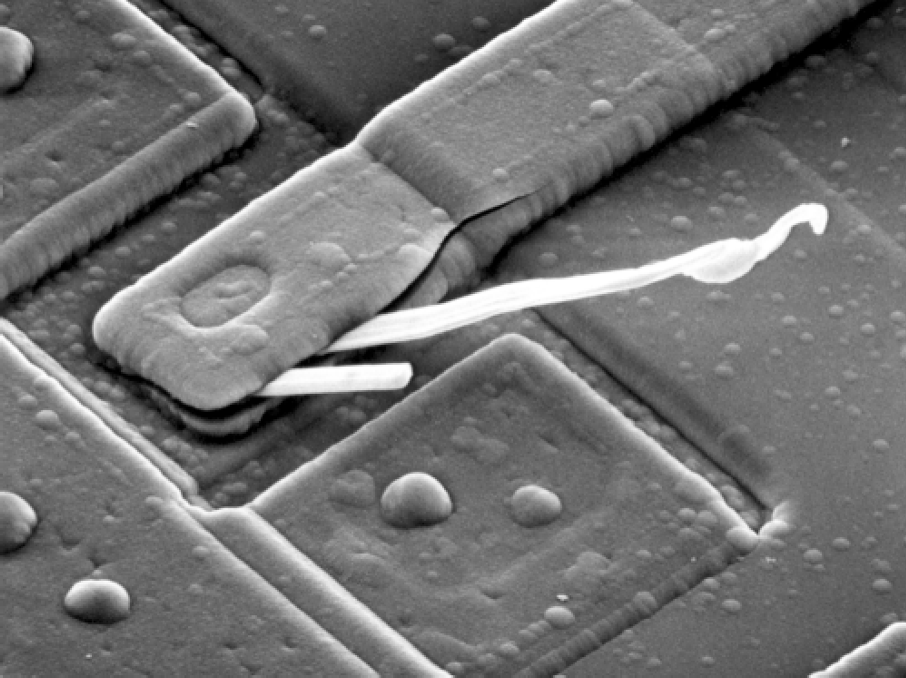
#> input picture Fig01.tif, 906 x 678 px
$ python 'Task_2 - FilterInFrequency.py'
#> lines starting #> are read from the running program, lines starting #| are printed output that depends on the picture; after the words box and inside, x2 and y2 are one past the last pixel; in counts of white or black regions, pixels touching at a corner belong together
import numpy as np, cv2 as cv

def Normalize(img):
    img_1=np.array(img,dtype=np.uint8)
    r,c = np.shape(img)
    img_min = np.min(img)
    img_max = np.max(img)
    #To normalize image
    for i in range(r):
        for j in range(c):
            img_1[i,j] = 255*((img[i,j] - img_min)/(img_max-img_min))
    return img_1

def FourierTransform(img):

    #img = cv.resize(img, (128,128))

    img = 20*np.log(np.abs(np.fft.fftshift(np.fft.fft2(img))))
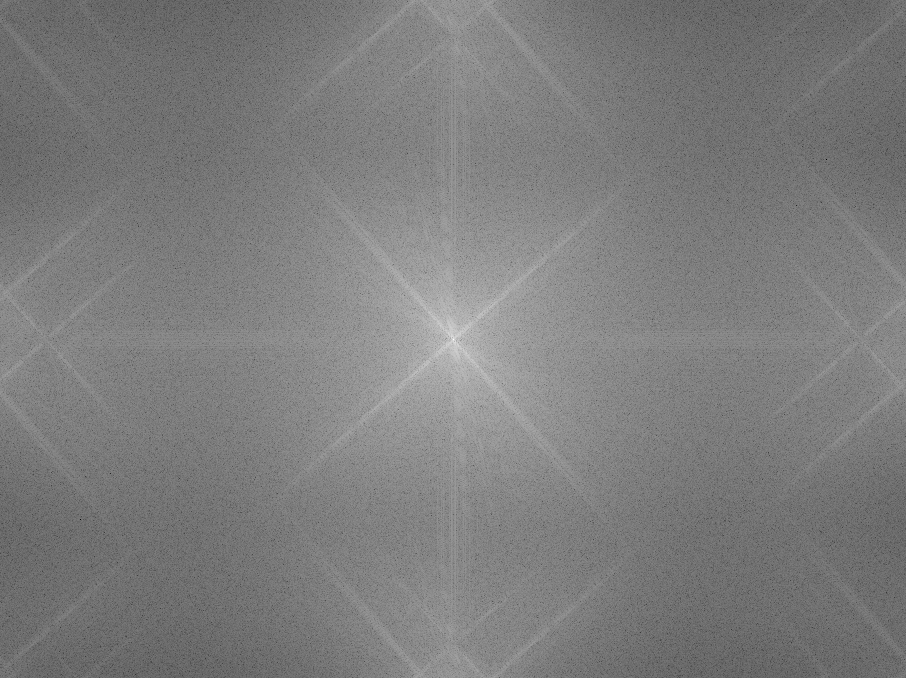
#> img: shape (678, 906) float64; min -59.96, max 361, mean 146.9; drawn with min black and max white

    return img

def InverseFourierTransform(img):

    img = 20*np.log(np.abs(np.fft.ifftshift(np.fft.ifft2(img))))
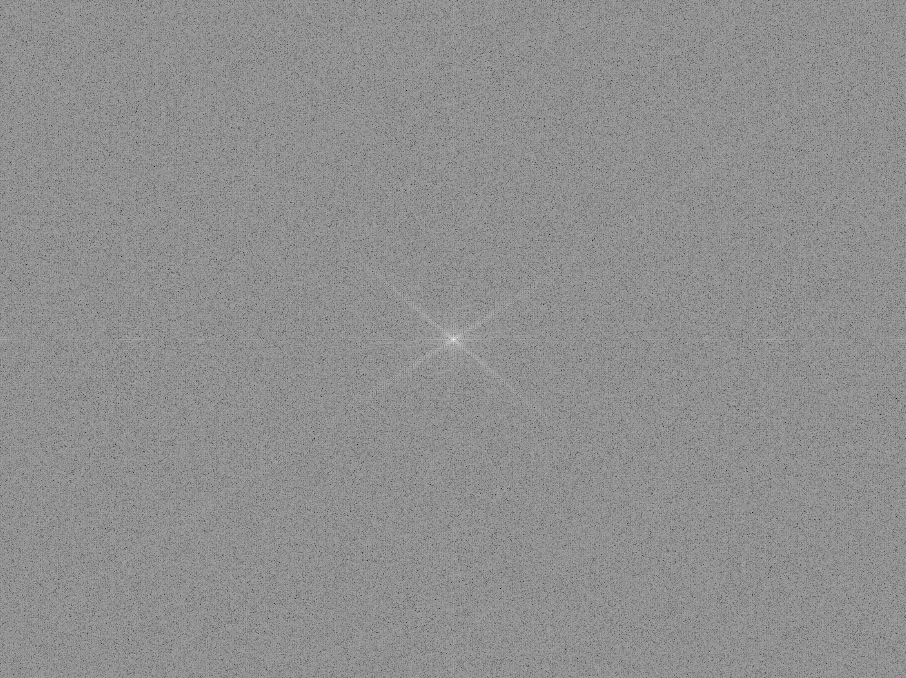
#> img: shape (678, 906) float64; min -349, max 99.8, mean -96; drawn with min black and max white

    return img


def FilterInFrequencyDomain(img):
    r,c=np.shape(img)
    distance_map = np.zeros((r,c))

    middle_pixel_x = np.floor(r/2)
    middle_pixel_y = np.floor(c/2)

    for i in range(r):
        for j in range(c):
            distance_map[i,j] = np.sqrt(pow((i - middle_pixel_x),2) + pow((j - middle_pixel_y),2))

    Threshold = 100

    distance_map [distance_map <= Threshold] = 1
    distance_map [distance_map > Threshold] = 0

    dot_product = np.dot(img, distance_map)

    DFT = FourierTransform(dot_product)

    return

img = np.array(cv.imread('Fig01.tif',0), dtype = np.double)
DFT = FourierTransform(img)
img_1 = InverseFourierTransform(DFT)

cv.imshow('DFT',DFT)
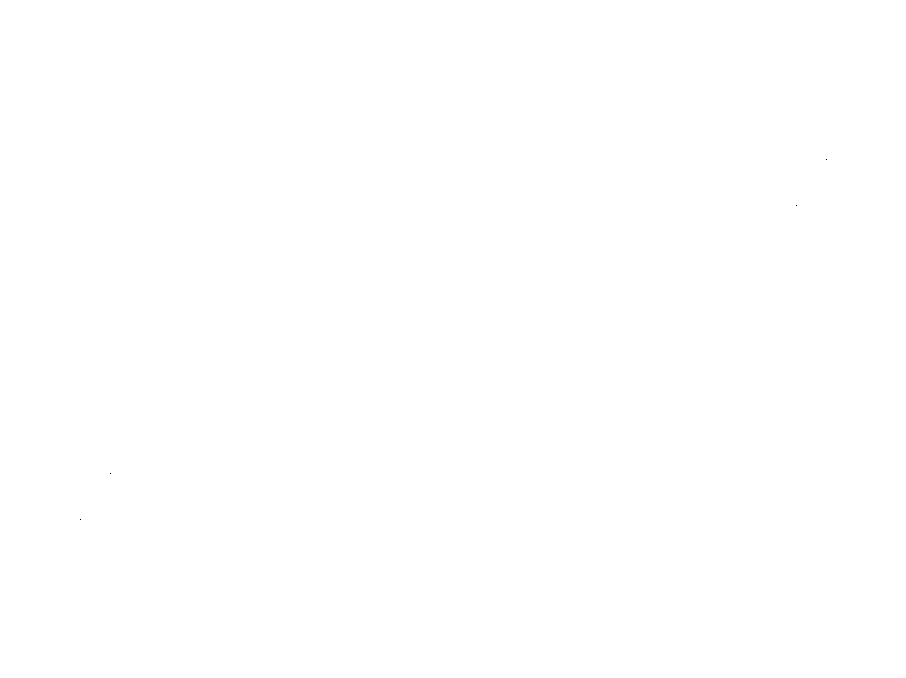
#> window 'DFT': shape (678, 906); 100% white; black in thin lines or dots, all inside (x1, y1, x2, y2) = (80, 159, 827, 520)
cv.imshow('Inverse DFT', img_1)
cv.waitKey(10000)
cv.destroyAllWindows()
cv.imwrite('Inverse DFT.png',img_1)
cv.imwrite('DFT.png',DFT)
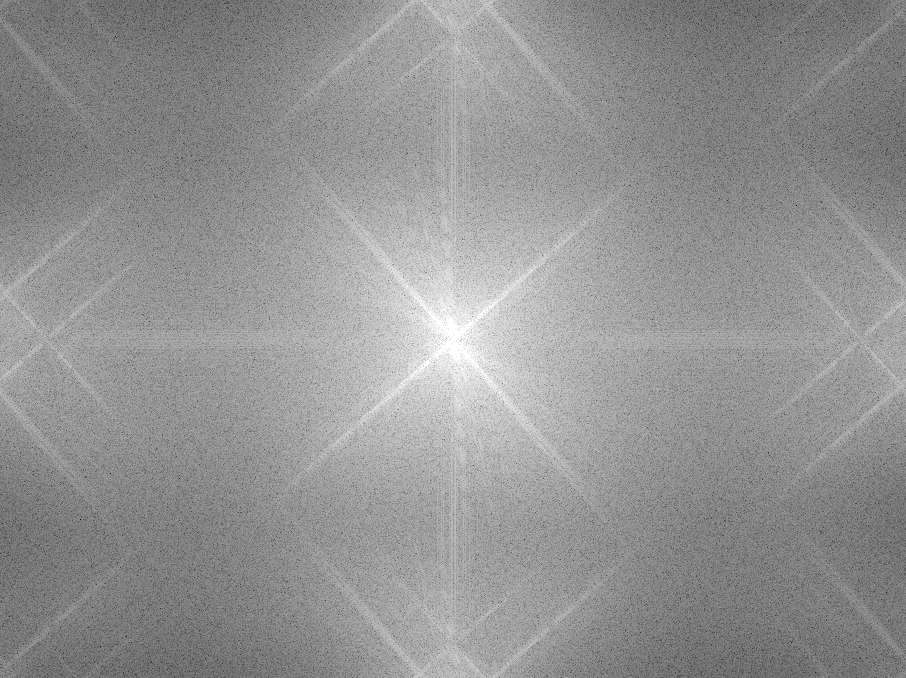
#> saved as DFT.png: shape (678, 906); min 0, max 255, mean 146.9

$ run again, with Fig02.tif copied over Fig01.tif
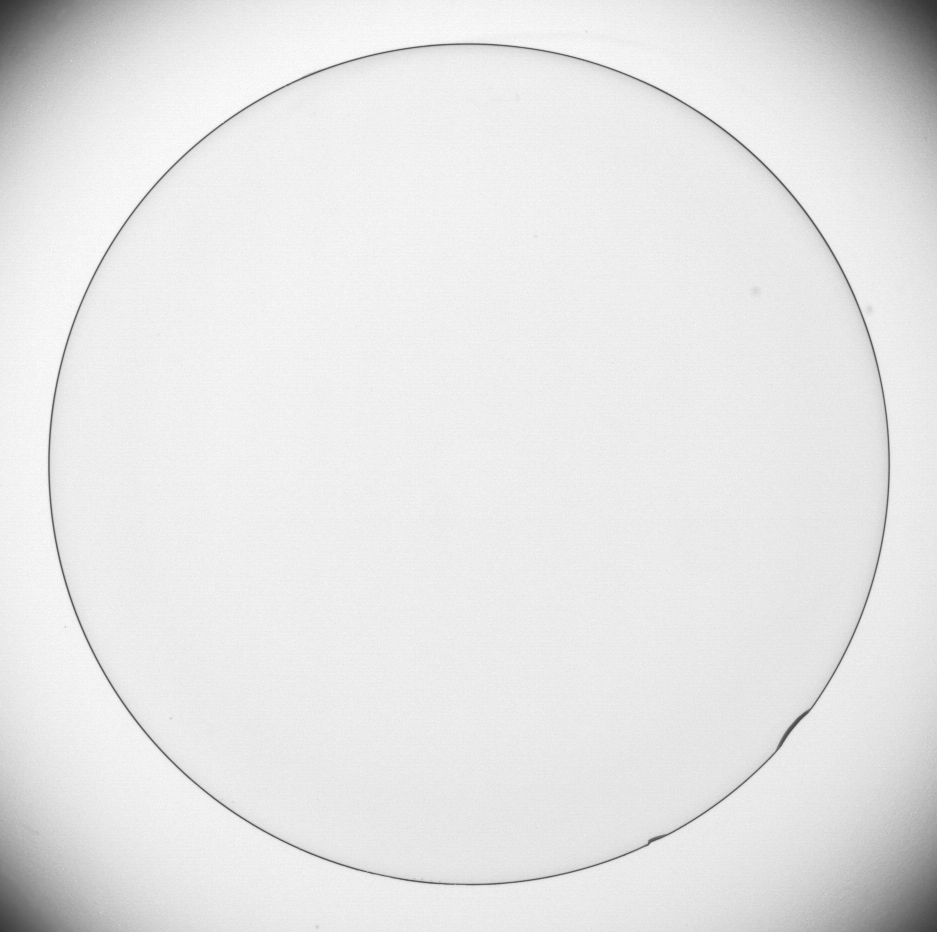
#> input picture Fig02.tif, 937 x 932 px
#> `cv.imshow('Inverse DFT', img_1)`:
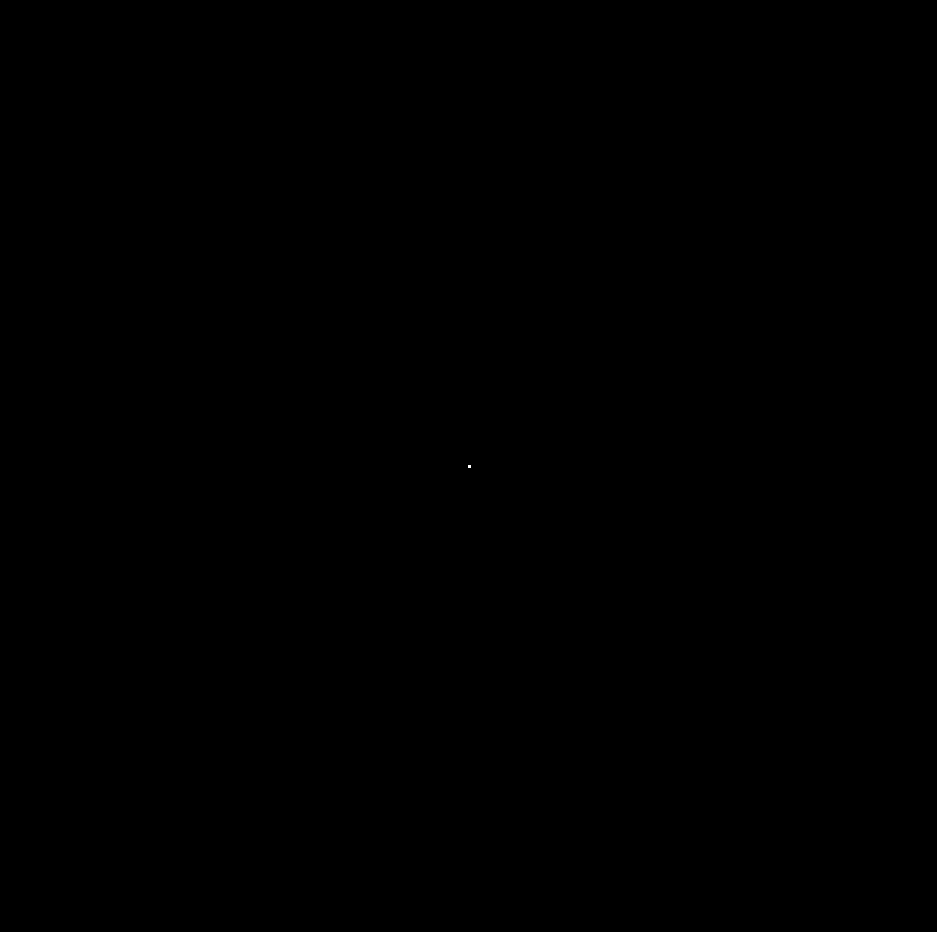
#> window 'Inverse DFT': shape (932, 937); 0% white in thin lines or dots, all inside (x1, y1, x2, y2) = (468, 465, 471, 468)
#> `cv.imwrite('DFT.png',DFT)`:
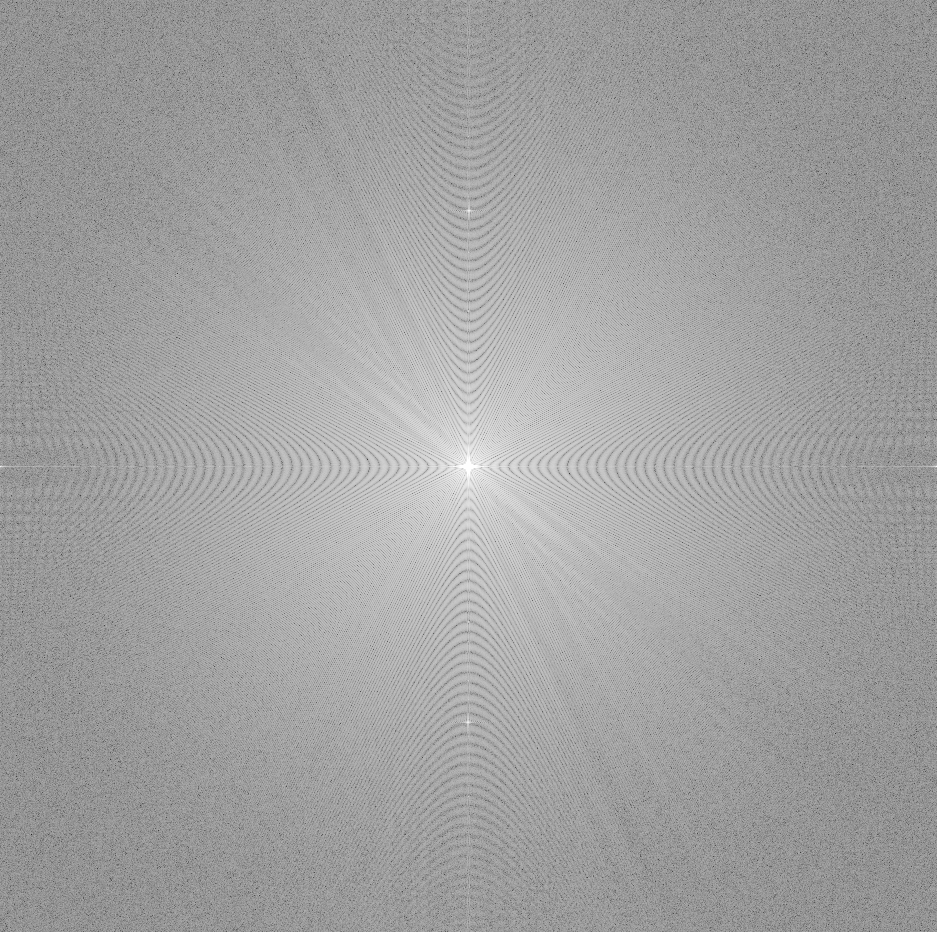
#> saved as DFT.png: shape (932, 937); min 38, max 255, mean 161

$ run again, with Fig03.tif copied over Fig01.tif
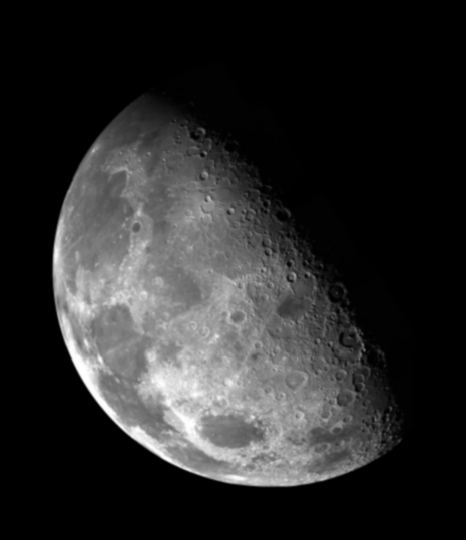
#> input picture Fig03.tif, 466 x 540 px
#> in InverseFourierTransform, `img = 20*np.log(np.abs(np.fft.ifftshift(np.fft.ifft2(img))))`:
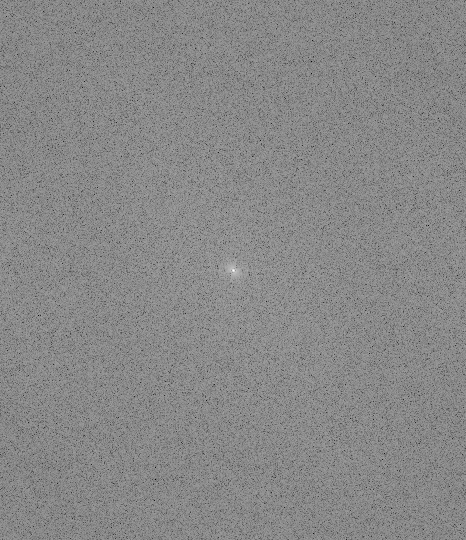
#> img: shape (540, 466) float64; min -297.3, max 96.65, mean -86.7; drawn with min black and max white
#> `cv.imwrite('DFT.png',DFT)`:
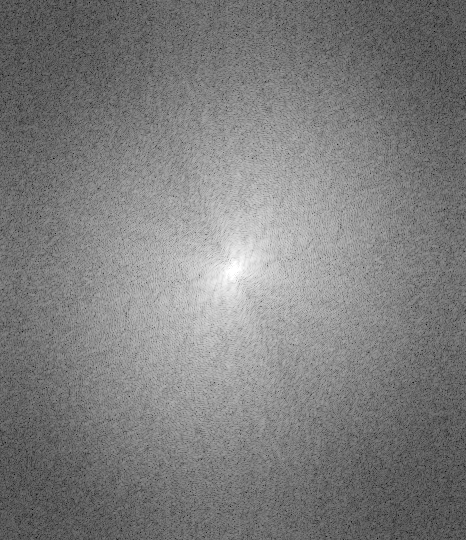
#> saved as DFT.png: shape (540, 466); min 0, max 255, mean 125.5

$ run again, with fig02.tif copied over Fig01.tif
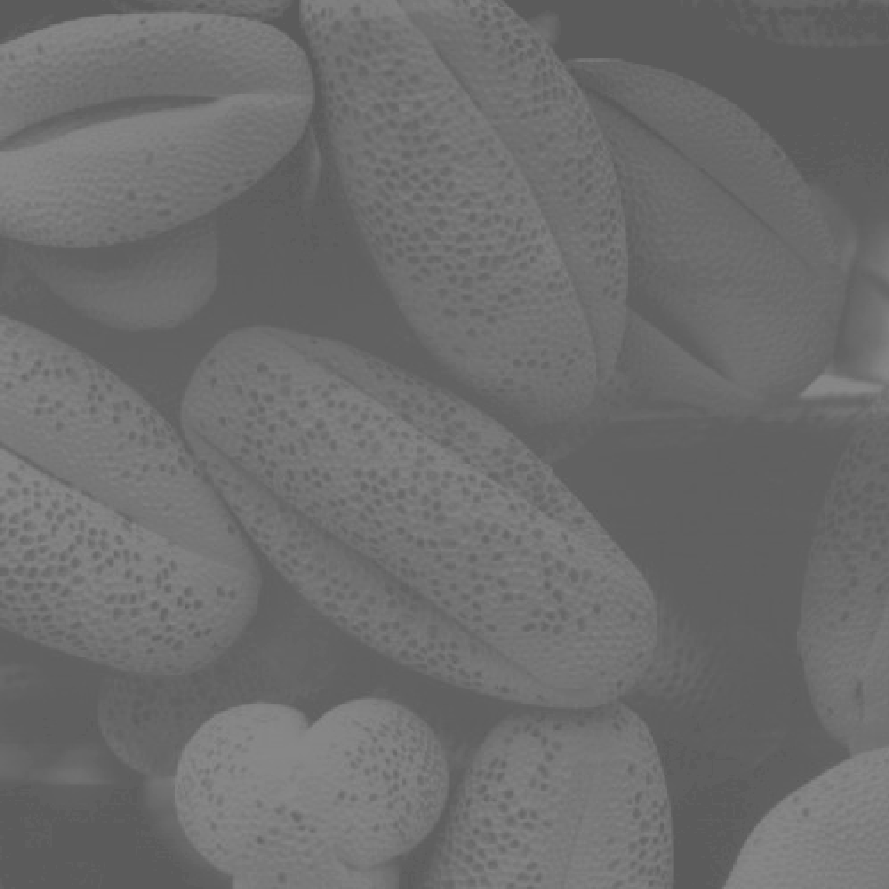
#> input picture fig02.tif, 889 x 889 px
#> in FourierTransform, `img = 20*np.log(np.abs(np.fft.fftshift(np.fft.fft2(img))))`:
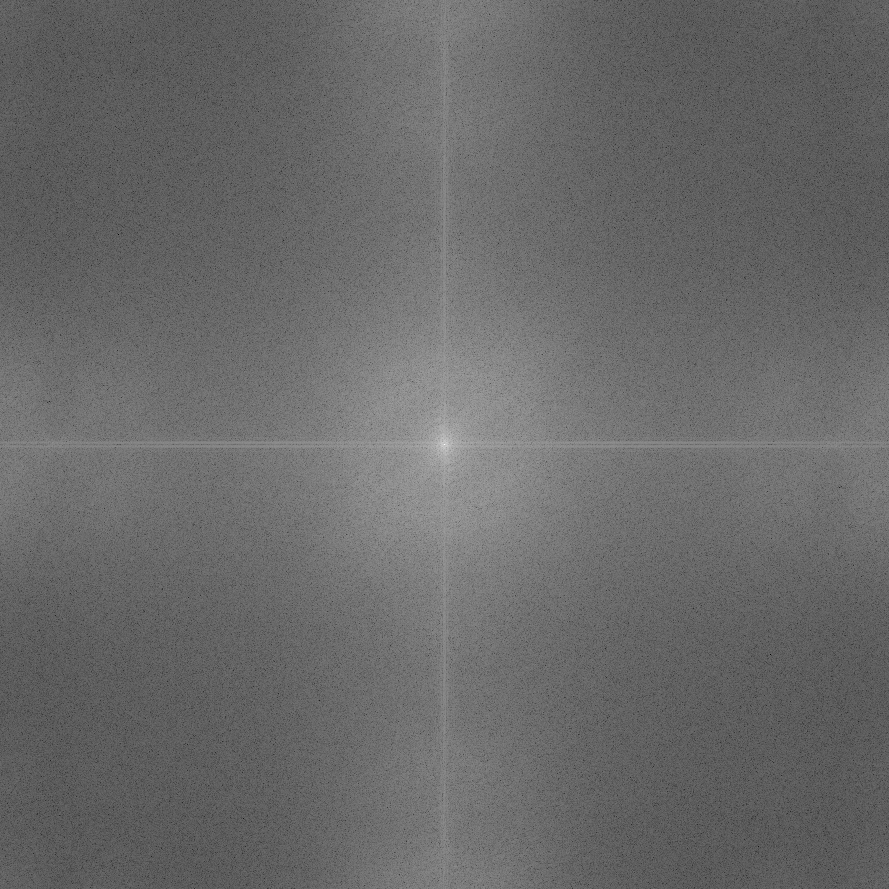
#> img: shape (889, 889) float64; min -41.01, max 365.4, mean 127.4; drawn with min black and max white
#> `cv.imwrite('DFT.png',DFT)`:
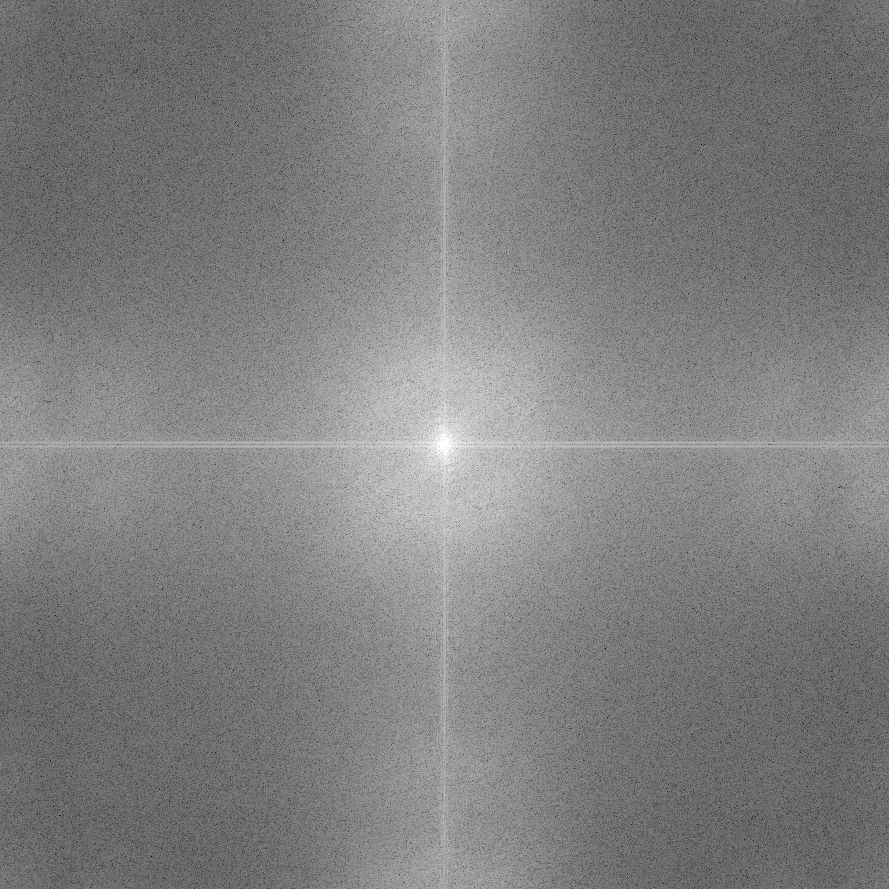
#> saved as DFT.png: shape (889, 889); min 0, max 255, mean 127.4
